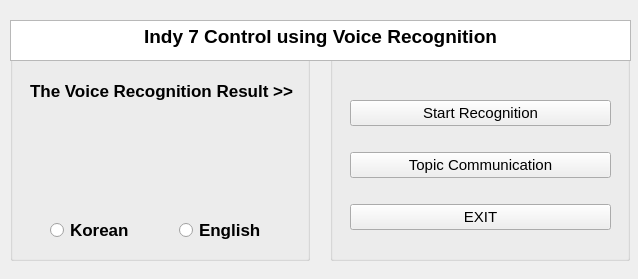
<?xml version="1.0" encoding="UTF-8"?>
<ui version="4.0">
 <class>examples_widget</class>
 <widget class="QWidget" name="examples_widget">
  <property name="geometry">
   <rect>
    <x>0</x>
    <y>0</y>
    <width>638</width>
    <height>279</height>
   </rect>
  </property>
  <property name="windowTitle">
   <string>RQT Example</string>
  </property>
  <widget class="QGroupBox" name="group_box_ur">
   <property name="geometry">
    <rect>
     <x>330</x>
     <y>50</y>
     <width>300</width>
     <height>211</height>
    </rect>
   </property>
   <property name="title">
    <string/>
   </property>
   <widget class="QWidget" name="verticalLayoutWidget">
    <property name="geometry">
     <rect>
      <x>20</x>
      <y>30</y>
      <width>261</width>
      <height>171</height>
     </rect>
    </property>
    <layout class="QVBoxLayout" name="verticalLayout">
     <item>
      <widget class="QPushButton" name="push_button_start">
       <property name="font">
        <font>
         <pointsize>11</pointsize>
         <weight>50</weight>
         <bold>false</bold>
        </font>
       </property>
       <property name="text">
        <string>Start Recognition</string>
       </property>
      </widget>
     </item>
     <item>
      <widget class="QPushButton" name="push_button_comm">
       <property name="font">
        <font>
         <pointsize>11</pointsize>
         <weight>50</weight>
         <bold>false</bold>
        </font>
       </property>
       <property name="text">
        <string>Topic Communication</string>
       </property>
      </widget>
     </item>
     <item>
      <widget class="QPushButton" name="push_button_exit">
       <property name="font">
        <font>
         <pointsize>11</pointsize>
         <weight>50</weight>
         <bold>false</bold>
        </font>
       </property>
       <property name="text">
        <string>EXIT</string>
       </property>
      </widget>
     </item>
    </layout>
   </widget>
  </widget>
  <widget class="QGroupBox" name="group_box_ul">
   <property name="geometry">
    <rect>
     <x>10</x>
     <y>50</y>
     <width>300</width>
     <height>211</height>
    </rect>
   </property>
   <property name="title">
    <string/>
   </property>
   <widget class="QLabel" name="label">
    <property name="geometry">
     <rect>
      <x>30</x>
      <y>70</y>
      <width>241</width>
      <height>51</height>
     </rect>
    </property>
    <property name="font">
     <font>
      <pointsize>15</pointsize>
      <weight>75</weight>
      <bold>true</bold>
     </font>
    </property>
    <property name="layoutDirection">
     <enum>Qt::LeftToRight</enum>
    </property>
    <property name="text">
     <string/>
    </property>
    <property name="scaledContents">
     <bool>false</bool>
    </property>
   </widget>
   <widget class="QLabel" name="label_2">
    <property name="geometry">
     <rect>
      <x>20</x>
      <y>30</y>
      <width>271</width>
      <height>21</height>
     </rect>
    </property>
    <property name="font">
     <font>
      <pointsize>13</pointsize>
      <weight>75</weight>
      <bold>true</bold>
     </font>
    </property>
    <property name="text">
     <string>The Voice Recognition Result &gt;&gt;</string>
    </property>
   </widget>
   <widget class="QWidget" name="horizontalLayoutWidget">
    <property name="geometry">
     <rect>
      <x>40</x>
      <y>160</y>
      <width>251</width>
      <height>41</height>
     </rect>
    </property>
    <layout class="QHBoxLayout" name="horizontalLayout">
     <item>
      <widget class="QRadioButton" name="radioButton_kor">
       <property name="font">
        <font>
         <pointsize>13</pointsize>
         <weight>75</weight>
         <bold>true</bold>
        </font>
       </property>
       <property name="text">
        <string>Korean</string>
       </property>
      </widget>
     </item>
     <item>
      <widget class="QRadioButton" name="radioButton_eng">
       <property name="font">
        <font>
         <pointsize>13</pointsize>
         <weight>75</weight>
         <bold>true</bold>
        </font>
       </property>
       <property name="text">
        <string>English</string>
       </property>
      </widget>
     </item>
    </layout>
   </widget>
  </widget>
  <widget class="QTextEdit" name="textEdit">
   <property name="geometry">
    <rect>
     <x>10</x>
     <y>20</y>
     <width>621</width>
     <height>41</height>
    </rect>
   </property>
   <property name="html">
    <string>&lt;!DOCTYPE HTML PUBLIC &quot;-//W3C//DTD HTML 4.0//EN&quot; &quot;http://www.w3.org/TR/REC-html40/strict.dtd&quot;&gt;
&lt;html&gt;&lt;head&gt;&lt;meta name=&quot;qrichtext&quot; content=&quot;1&quot; /&gt;&lt;style type=&quot;text/css&quot;&gt;
p, li { white-space: pre-wrap; }
&lt;/style&gt;&lt;/head&gt;&lt;body style=&quot; font-family:'Ubuntu'; font-size:11pt; font-weight:400; font-style:normal;&quot;&gt;
&lt;p align=&quot;center&quot; style=&quot; margin-top:0px; margin-bottom:0px; margin-left:0px; margin-right:0px; -qt-block-indent:0; text-indent:0px;&quot;&gt;&lt;span style=&quot; font-size:14pt; font-weight:600;&quot;&gt;Indy 7 Control using Voice Recognition&lt;/span&gt;&lt;/p&gt;&lt;/body&gt;&lt;/html&gt;</string>
   </property>
  </widget>
 </widget>
 <resources>
  <include location="resource.qrc"/>
 </resources>
 <connections/>
</ui>
